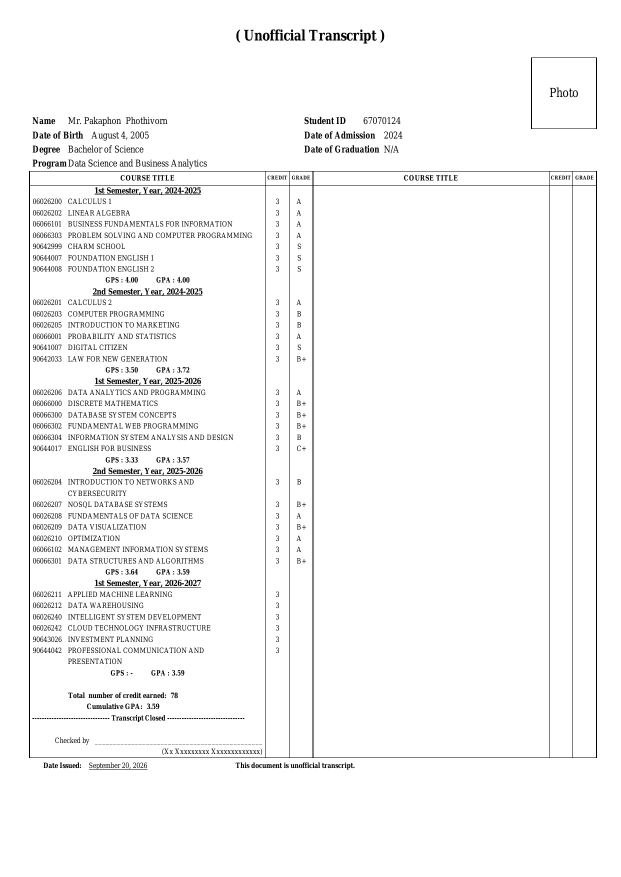
#> input picture tmp/pdfs/input-new/page.png, 1241 x 1754 px (shown at 1/2 size)
$ python extract.py ../tmp/pdfs/input-new/page.png
#> lines starting #> are read from the running program, lines starting #| are printed output that depends on the picture; after the words box and inside, x2 and y2 are one past the last pixel; in counts of white or black regions, pixels touching at a corner belong together
#> (reads model/formats.json from the repository)
#> in extract, source is the input picture: PIL image 1241x1754 RGB; min 0, max 255, mean 247.1
### model/photo_geometry.py
"""Find and straighten a bright transcript page photographed on a dark screen."""

from __future__ import annotations

import cv2
import numpy as np
import statistics
from PIL import Image, ImageOps


def _page_quad(image: np.ndarray) -> np.ndarray | None:
    height, width = image.shape[:2]
    gray = cv2.cvtColor(image, cv2.COLOR_RGB2GRAY)
    # Preserve the original crop for strongly rotated pages. Their edges
    # cannot be classified as horizontal/vertical until OCR chooses orientation.
    legacy_mask = cv2.inRange(gray, 120, 255)
#> legacy_mask: shape (1754, 1241); 97% white; black in thin lines or dots, all inside (x1, y1, x2, y2) = (58, 59, 1194, 1539)
    legacy_mask = cv2.morphologyEx(legacy_mask, cv2.MORPH_CLOSE, np.ones((5, 5), np.uint8))
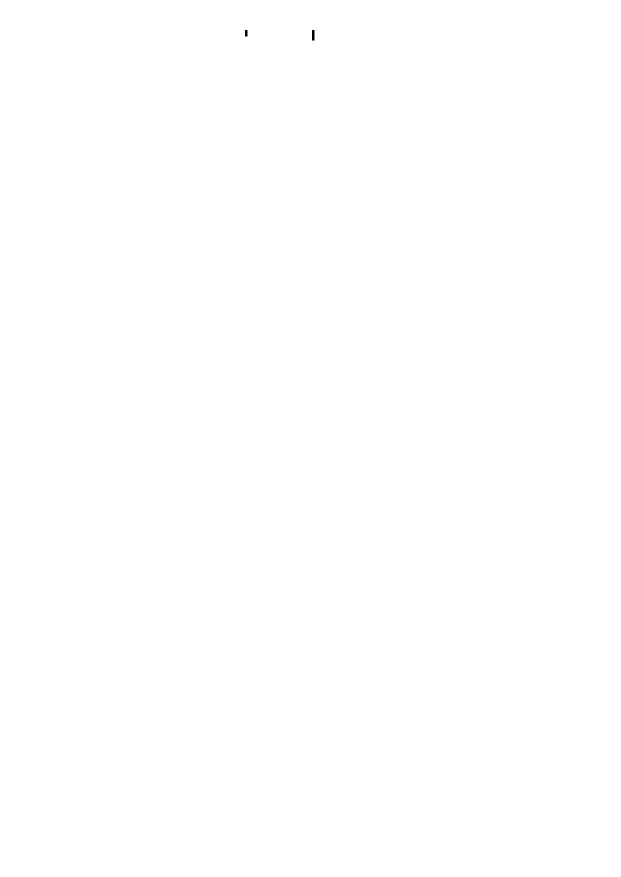
#> legacy_mask: shape (1754, 1241) (shown at 1/2 size); 100% white; 2 black regions, box (x1, y1, x2, y2) and area: (624, 60, 629, 81) 105, (490, 60, 495, 73) 65
    legacy_contours, _ = cv2.findContours(legacy_mask, cv2.RETR_EXTERNAL, cv2.CHAIN_APPROX_SIMPLE)
#> legacy_contours = [[[0, 0], [0, 1753], [1240, 1753], [1240, 0]]]
    if legacy_contours:
        legacy_contour = max(legacy_contours, key=cv2.contourArea)
#> legacy_contour = [[0, 0], [0, 1753], [1240, 1753], [1240, 0]]
        legacy = cv2.approxPolyDP(legacy_contour, .02*cv2.arcLength(legacy_contour, True), True)
#> legacy = [[0, 0], [0, 1753], [1240, 1753], [1240, 0]]
        if .28 <= cv2.contourArea(legacy_contour)/(width*height) <= .92 and len(legacy) == 4 and cv2.isContourConvex(legacy):
            points = legacy.reshape(4, 2).astype(np.float32)
            angles = [abs(float(np.degrees(np.arctan2(edge[1],edge[0])))) % 90
                      for edge in np.roll(points,-1,axis=0)-points]
            if min(min(angle,90-angle) for angle in angles) > 25:
                return points
    # A photographed PDF viewer has a bright page against a dark surround.
    # Close tiny gaps from table rules, but keep the page boundary intact.
    # Average screen pixels before locating the page. A fixed high threshold
    # cuts away the shaded part of a page and invents a slanted bottom edge.
    smooth = cv2.GaussianBlur(gray, (0, 0), 5)
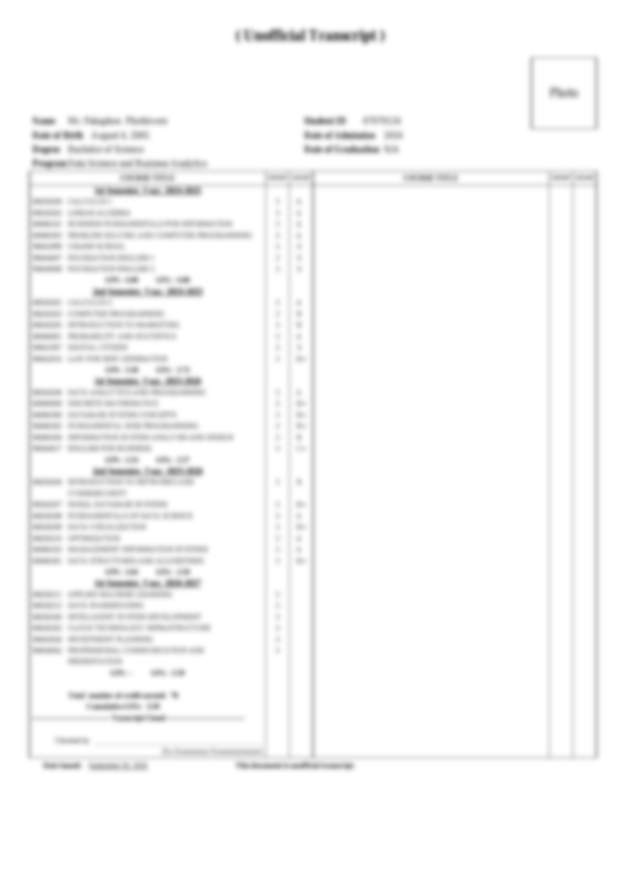
#> smooth: shape (1754, 1241) (shown at 1/2 size); min 121, max 255, mean 247.1
    threshold, _ = cv2.threshold(smooth, 0, 255, cv2.THRESH_BINARY + cv2.THRESH_OTSU)
#> threshold = 233
    mask = cv2.inRange(smooth, min(round(threshold), 90), 255)
#> mask: shape (1754, 1241); every value is 255
#> (the rest of the program and of its run is left out)
